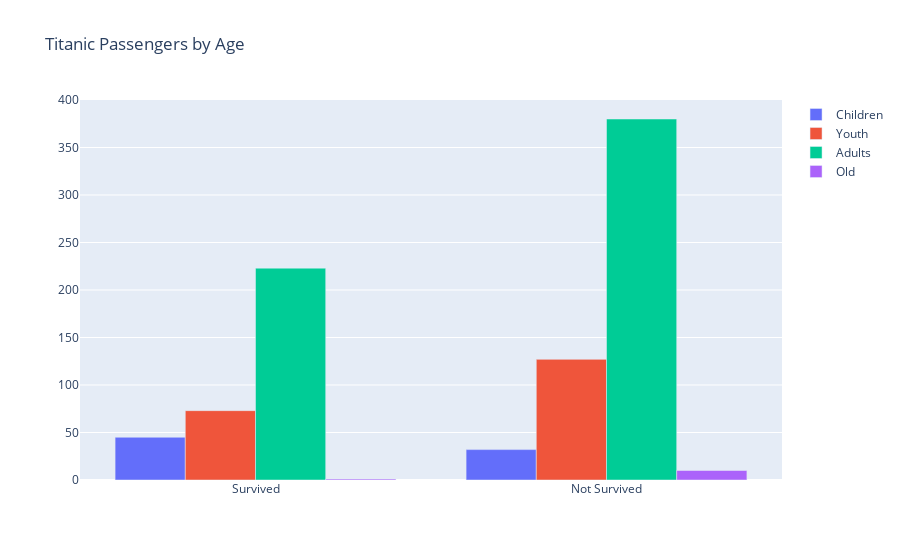

Notebook source saved alongside this figure:
### Code cell
fig = go.Figure()

# ['Children', 'Youth', 'Adults', 'Old']
for label in age_labels:
    add_trace( 
        fig,trace_name=label,
        x_data=grouped_by_age_category[label].index.to_list(),
        y_data=grouped_by_age_category[label].to_list()
    )

fig.update_layout(title_text="Titanic Passengers by Age")


fig.show()

### Figure 1 — Plotly figure (JSON) as saved in the notebook; plotly's stock layout.template omitted (floating-point values rounded to 4 significant figures)
{"data": [{"name": "Children", "type": "bar", "x": ["Survived", "Not Survived"], "y": [45, 32]}, {"name": "Youth", "type": "bar", "x": ["Not Survived", "Survived"], "y": [127, 73]}, {"name": "Adults", "type": "bar", "x": ["Not Survived", "Survived"], "y": [380, 223]}, {"name": "Old", "type": "bar", "x": ["Not Survived", "Survived"], "y": [10, 1]}], "layout": {"title": {"text": "Titanic Passengers by Age"}}}
